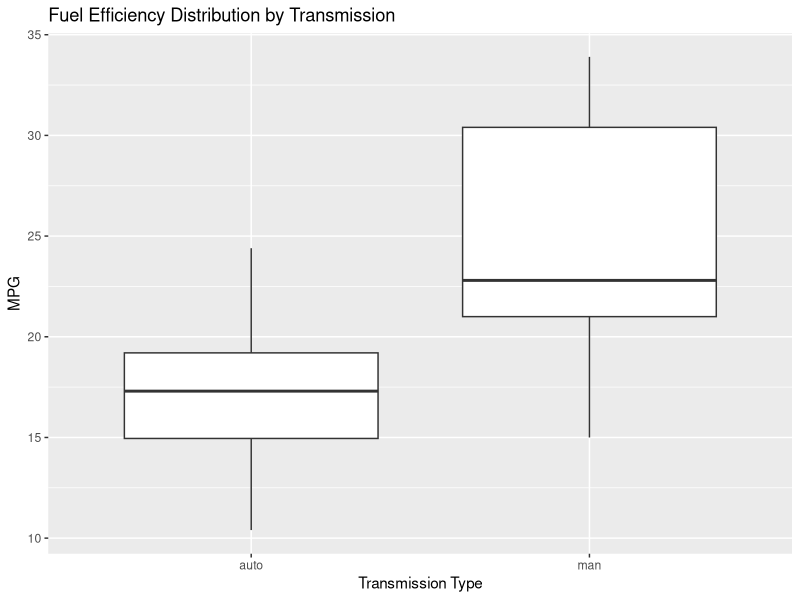
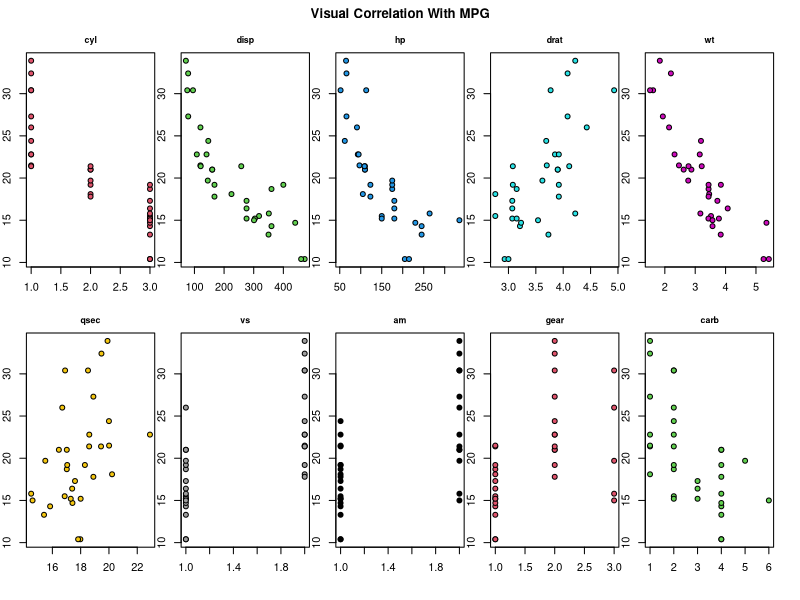
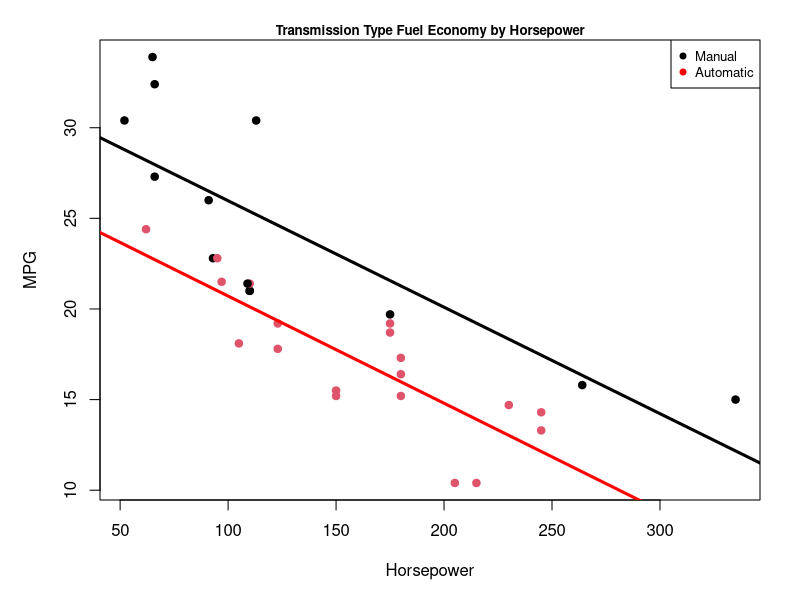
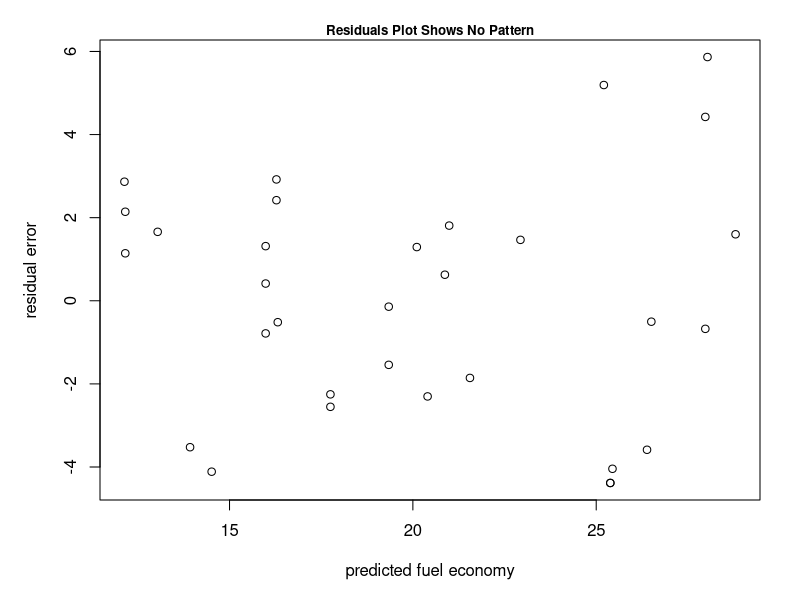

R code for these plots, in order:
## ---- chunk 1
library(datasets);data(mtcars)
## ---- chunk 2
y <- mtcars$mpg #outcome
n <- length(y)

for (i in c(2,8:11)){
    mtcars[,i]<-as.factor(mtcars[,i]) #qualitative variables
}

levels(mtcars$am) <- c("auto","man") #give levels more descriptive names
## ---- chunk 3
summary(mtcars)
## ---- chunk 4
library(ggplot2)
g <- ggplot(mtcars,aes(x=am,y=mpg))
g + geom_boxplot()+
    labs(title="Fuel Efficiency Distribution by Transmission")+
    labs(x="Transmission Type",y="MPG")
## ---- chunk 5
# appears significant -- but let's test it!

# Hypothesize that the difference in manual and automatic transmission means is non-zero
manMPG <- mtcars$mpg[which(mtcars$am=="man")]
autoMPG <- mtcars$mpg[which(mtcars$am=="auto")]

df <- ((var(manMPG)/length(manMPG) + var(autoMPG)/length(autoMPG))^2)/
    (
        (var(manMPG)/(length(manMPG)))^2/(length(manMPG)-1)+
            ((var(autoMPG)/length(autoMPG))^2/(length(autoMPG)-1))
        )

# reject null if t-statistic larger than
testCriteria <- round(qt(.975,df),3)

## ---- chunk 6
standError <- sqrt(var(manMPG)/length(manMPG)+var(autoMPG)/length(autoMPG))

# Test Statistic
(mean(manMPG)-mean(autoMPG))/standError #the number of standard errors the observed difference in means is from zero

# 95% Confidence interval
mean(manMPG)-mean(autoMPG) + c(-1,1) * qt(.975,df) * standError
#t.test(manMPG, autoMPG, paired=FALSE, var.equal = FALSE)
## ---- chunk 7
par(mfrow=c(2,5), mar=c(3,1,2,1),oma=c(1,1,2,1))
for (i in c(2:11)){
    plot(as.numeric(mtcars[,i]),mtcars$mpg,
         type="p",
         pch=21,
         bg=i,
         main=names(mtcars)[i],
         cex.main=.8)
}
title(main="Visual Correlation With MPG",outer=TRUE)
par(mar=c(4,4,1,1), oma=c(1,1,1,1), mfrow=c(1,1))
## ---- chunk 8
fitBoth <- lm(mpg ~ wt + am, data=mtcars)
#plot(mtcars$wt,mtcars$mpg,type="n")
#points(mtcars$wt,mtcars$mpg,pch=19,col=((mtcars$am=="auto")*1+1))
#abline(c(fitBoth$coeff[1],fitBoth$coeff[2]),col="red",lwd=3)
#abline(c(fitBoth$coeff[1]+fitBoth$coeff[3],fitBoth$coeff[2]),col="black",lwd=3)
#summary(fitBoth) #no difference between auto and manual
## ---- chunk 9
fitBoth3 <- lm(mpg ~ hp + am + am*hp,data=mtcars)
# manual mean is higher but change in hp affects both the same.
## ---- chunk 10
 plot(mtcars$hp,mtcars$mpg,type="n",main="Transmission Type Fuel Economy by Horsepower",
     cex.main=.8,
     ylab="MPG",
     xlab="Horsepower")
points(mtcars$hp,mtcars$mpg,pch=19,col=((mtcars$am=="auto")*1+1))
abline(c(fitBoth3$coeff[1],fitBoth3$coeff[2]),col="red",lwd=3)
abline(c(fitBoth3$coeff[1]+fitBoth3$coeff[3],fitBoth3$coeff[2]+fitBoth3$coeff[4]),col="black",lwd=3)
legend("topright",c("Manual","Automatic"),
       pch=c(19,19),
       col=c("black","red"),
       cex=.8)
## ---- chunk 11
fitBoth3 <- lm(mpg ~ hp + am + am*hp,data=mtcars) #remove the interaction term
fitBoth2 <- lm(mpg ~ I(hp-mean(hp)) + am,data=mtcars) #and center on mean horsepower
## ---- chunk 12
PRESS <- resid(fitBoth2)/(1-hatvalues(fitBoth2)) #PRESS residuals (residual for point i if it is withheld from model)
## ---- chunk 13
plot(predict(fitBoth2),resid(fitBoth2),main="Residuals Plot Shows No Pattern",cex.main=.8,xlab="predicted fuel economy",ylab="residual error") # no obvious pattern
